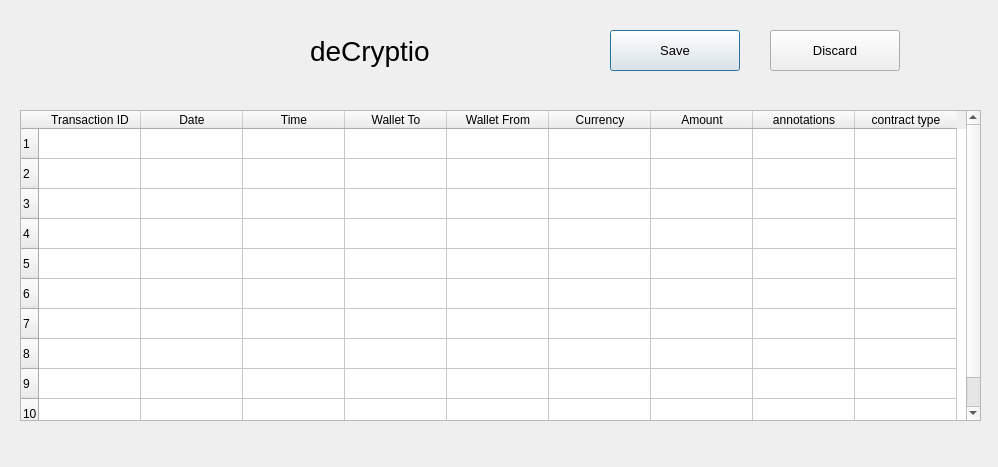
<?xml version="1.0" encoding="UTF-8"?>
<ui version="4.0">
 <class>review_dialog</class>
 <widget class="QDialog" name="review_dialog">
  <property name="geometry">
   <rect>
    <x>0</x>
    <y>0</y>
    <width>998</width>
    <height>467</height>
   </rect>
  </property>
  <property name="windowTitle">
   <string>deCryptio</string>
  </property>
  <widget class="QPushButton" name="save">
   <property name="geometry">
    <rect>
     <x>610</x>
     <y>30</y>
     <width>130</width>
     <height>41</height>
    </rect>
   </property>
   <property name="font">
    <font>
     <pointsize>10</pointsize>
    </font>
   </property>
   <property name="text">
    <string>Save</string>
   </property>
  </widget>
  <widget class="QPushButton" name="discard">
   <property name="geometry">
    <rect>
     <x>770</x>
     <y>30</y>
     <width>130</width>
     <height>41</height>
    </rect>
   </property>
   <property name="font">
    <font>
     <pointsize>10</pointsize>
    </font>
   </property>
   <property name="text">
    <string>Discard</string>
   </property>
  </widget>
  <widget class="QTableWidget" name="table">
   <property name="geometry">
    <rect>
     <x>20</x>
     <y>110</y>
     <width>961</width>
     <height>311</height>
    </rect>
   </property>
   <property name="font">
    <font>
     <pointsize>9</pointsize>
    </font>
   </property>
   <property name="autoScrollMargin">
    <number>13</number>
   </property>
   <property name="dragEnabled">
    <bool>false</bool>
   </property>
   <property name="showGrid">
    <bool>true</bool>
   </property>
   <property name="sortingEnabled">
    <bool>true</bool>
   </property>
   <property name="rowCount">
    <number>10</number>
   </property>
   <property name="columnCount">
    <number>9</number>
   </property>
   <attribute name="horizontalHeaderVisible">
    <bool>true</bool>
   </attribute>
   <attribute name="horizontalHeaderCascadingSectionResizes">
    <bool>true</bool>
   </attribute>
   <attribute name="horizontalHeaderDefaultSectionSize">
    <number>102</number>
   </attribute>
   <attribute name="horizontalHeaderHighlightSections">
    <bool>true</bool>
   </attribute>
   <attribute name="horizontalHeaderShowSortIndicator" stdset="0">
    <bool>true</bool>
   </attribute>
   <attribute name="verticalHeaderCascadingSectionResizes">
    <bool>false</bool>
   </attribute>
   <attribute name="verticalHeaderHighlightSections">
    <bool>true</bool>
   </attribute>
   <attribute name="verticalHeaderShowSortIndicator" stdset="0">
    <bool>false</bool>
   </attribute>
   <row/>
   <row/>
   <row/>
   <row/>
   <row/>
   <row/>
   <row/>
   <row/>
   <row/>
   <row/>
   <column>
    <property name="text">
     <string>Transaction ID</string>
    </property>
   </column>
   <column>
    <property name="text">
     <string>Date</string>
    </property>
   </column>
   <column>
    <property name="text">
     <string>Time</string>
    </property>
   </column>
   <column>
    <property name="text">
     <string>Wallet To</string>
    </property>
   </column>
   <column>
    <property name="text">
     <string>Wallet From</string>
    </property>
   </column>
   <column>
    <property name="text">
     <string>Currency</string>
    </property>
   </column>
   <column>
    <property name="text">
     <string>Amount</string>
    </property>
   </column>
   <column>
    <property name="text">
     <string>annotations</string>
    </property>
   </column>
   <column>
    <property name="text">
     <string>contract type</string>
    </property>
   </column>
  </widget>
  <widget class="QLabel" name="label">
   <property name="geometry">
    <rect>
     <x>310</x>
     <y>30</y>
     <width>161</width>
     <height>41</height>
    </rect>
   </property>
   <property name="font">
    <font>
     <pointsize>21</pointsize>
    </font>
   </property>
   <property name="text">
    <string>deCryptio</string>
   </property>
  </widget>
 </widget>
 <resources/>
 <connections/>
</ui>
